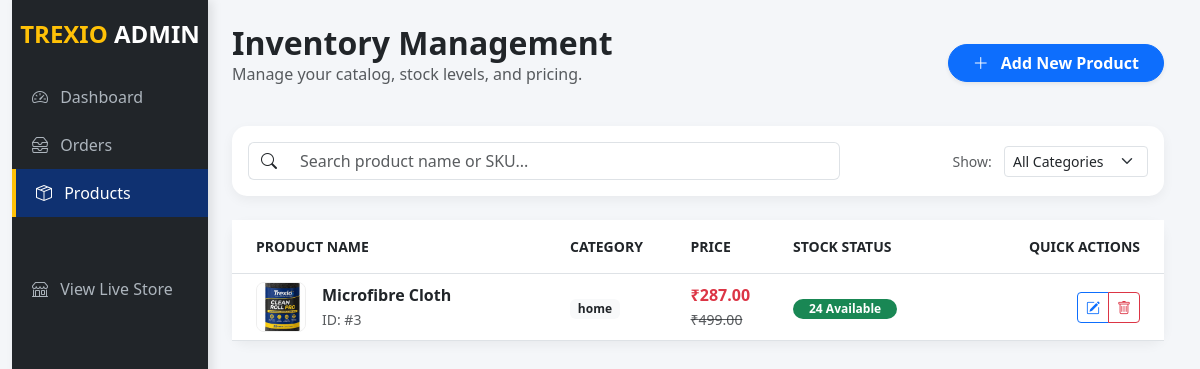
/dashboard/products/ (signed in), run on an earlier commit of the app's database.
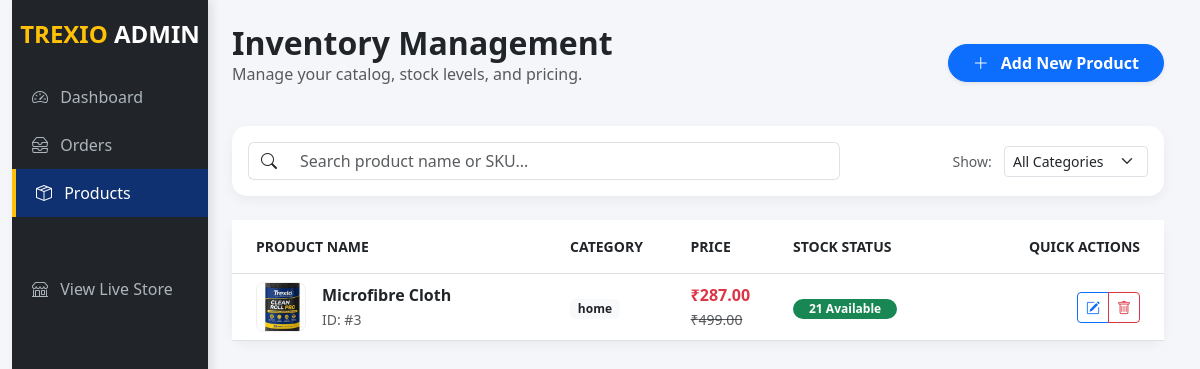
And on a later commit of the database.
### store/models.py (models this page shows, shortened)
class Product(models.Model):
    category = models.ForeignKey(Category, related_name='products', on_delete=models.CASCADE)
    name = models.CharField(max_length=255)
    description = models.TextField(blank=True)
    price = models.DecimalField(max_digits=10, decimal_places=2)
    discount_price = models.DecimalField(max_digits=10, decimal_places=2, blank=True, null=True)
    image = models.ImageField(upload_to='products/')
    stock = models.IntegerField(default=0)
    is_available = models.BooleanField(default=True)
    created_date = models.DateTimeField(auto_now_add=True)

class Category(models.Model):
    name = models.CharField(max_length=255)
    slug = models.SlugField(unique=True)
    class Meta:
        verbose_name_plural = "Categories"

### store/views.py (the view)
# urls.py: path('dashboard/products/', views.admin_products, name='admin_products'),
@user_passes_test(is_admin)
def admin_products(request):
    return render(request, 'store/admin_products.html', {'products': Product.objects.all().order_by('-id')})

### store/context_processors.py (called while the page is built)
def menu_categories(request):
    categories = Category.objects.all()
    return {'menu_categories': categories}

def cart_count(request):
    count = 0
    if request.user.is_authenticated:
        cart = Cart.objects.filter(user=request.user, is_active=True).first()
        if cart:
            count = sum(item.quantity for item in cart.items.all())
    return {'cart_count': count}

### store/views.py (called while the page is built)
def is_admin(user):
    return user.is_authenticated and (user.is_staff or user.is_superuser)

### store/templates/store/admin_products.html (shortened to what the changed rows need)
{% load static %}
<!DOCTYPE html>
<html lang="en">
<head>
    <link href="https://cdn.jsdelivr.net/npm/bootstrap@5.3.0/dist/css/bootstrap.min.css" rel="stylesheet">
    <link rel="stylesheet" href="https://cdn.jsdelivr.net/npm/bootstrap-icons@1.10.5/font/bootstrap-icons.css">
</head>
<body>
<div class="container-fluid">
    <div class="row g-0">
        <div class="col-md-10 p-4">
            <div class="d-flex justify-content-between align-items-center mb-4">
                <div>
                    <h2 class="fw-bold mb-0">Inventory Management</h2>
                </div>
            </div>
            <div class="card table-card">
                <div class="table-responsive">
                    <table class="table table-hover align-middle mb-0">
                        <thead class="bg-light small text-uppercase">
                            <tr>
                                <th class="px-4 py-3">Product Name</th>
                                <th class="py-3">Category</th>
                                <th class="py-3">Price</th>
                                <th class="py-3">Stock Status</th>
                                <th class="px-4 py-3 text-end">Quick Actions</th>
                            </tr>
                        </thead>
                        <tbody class="border-top-0">
                            {% for product in products %}
                            <tr>
                                <td class="px-4">
                                    <div class="d-flex align-items-center">
                                        {% if product.image %}
                                            <img src="{{ product.image.url }}" class="product-img me-3">
                                        {% endif %}
                                        <div>
                                            <span class="fw-bold d-block">{{ product.name }}</span>
                                            <small class="text-muted">ID: #{{ product.id }}</small>
                                        </div>
                                    </div>
                                </td>
                                <td><span class="badge bg-light text-dark">{{ product.category.name }}</span></td>
                                <td>
                                    {% if product.discount_price %}
                                        <span class="fw-bold text-danger">₹{{ product.discount_price }}</span><br>
                                        <small class="text-muted text-decoration-line-through">₹{{ product.price }}</small>
                                    {% else %}
                                        <span class="fw-bold">₹{{ product.price }}</span>
                                    {% endif %}
                                </td>
                                <td>
                                    {% if product.stock <= 0 %}
                                        <span class="badge bg-danger rounded-pill px-3">Out of Stock</span>
                                    {% elif product.stock < 10 %}
                                        <span class="badge bg-warning text-dark rounded-pill px-3">Low Stock ({{ product.stock }})</span>
                                    {% else %}
                                        <span class="badge bg-success rounded-pill px-3">{{ product.stock }} Available</span>
                                    {% endif %}
                                </td>
                                <td class="px-4 text-end">
                                    <div class="btn-group">
                                        <a href="#" class="btn btn-sm btn-outline-primary" title="Edit Product">
                                            <i class="bi bi-pencil-square"></i>
                                        </a>
                                        <a href="{% url 'admin_delete_product' product.id %}"
                                           class="btn btn-sm btn-outline-danger"
                                           onclick="return confirm('Are you sure you want to permanently delete this product?');"
                                           title="Delete Product">
                                            <i class="bi bi-trash"></i>
                                        </a>
                                    </div>
                                </td>
                            </tr>
                            {% endfor %}
                        </tbody>
                    </table>
                </div>
            </div>
        </div>
    </div>
</div>
</body>
</html>

What changed in the data, as far as the page shows it:
changed Product "Microfibre Cloth": stock "24" → "21"
